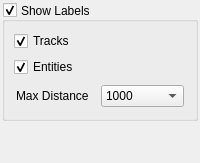
       <widget class="QWidget" name="mVisibilityTab" >
        <property name="accessibleName" >
         <string>Visibility Tab</string>
        </property>
        <attribute name="title" >
         <string>Visibility</string>
        </attribute>
        <layout class="QVBoxLayout" >
         <property name="spacing" >
          <number>2</number>
         </property>
         <property name="leftMargin" >
          <number>2</number>
         </property>
         <property name="topMargin" >
          <number>2</number>
         </property>
         <property name="rightMargin" >
          <number>2</number>
         </property>
         <property name="bottomMargin" >
          <number>2</number>
         </property>
         <item>
          <widget class="QGroupBox" name="mVisLabelGroup" >
           <property name="title" >
            <string>Show Labels</string>
           </property>
           <property name="alignment" >
            <set>Qt::AlignJustify|Qt::AlignVCenter</set>
           </property>
           <property name="checkable" >
            <bool>true</bool>
           </property>
           <layout class="QVBoxLayout" >
            <item>
             <widget class="QCheckBox" name="mVisTrackChk" >
              <property name="text" >
               <string>Tracks</string>
              </property>
              <property name="checked" >
               <bool>true</bool>
              </property>
             </widget>
            </item>
            <item>
             <widget class="QCheckBox" name="mVisEntityChk" >
              <property name="text" >
               <string>Entities</string>
              </property>
              <property name="checked" >
               <bool>true</bool>
              </property>
             </widget>
            </item>
            <item>
             <layout class="QHBoxLayout" >
              <property name="spacing" >
               <number>2</number>
              </property>
              <property name="leftMargin" >
               <number>2</number>
              </property>
              <property name="topMargin" >
               <number>2</number>
              </property>
              <property name="rightMargin" >
               <number>2</number>
              </property>
              <property name="bottomMargin" >
               <number>2</number>
              </property>
              <item>
               <widget class="QLabel" name="mVisDistLabel" >
                <property name="text" >
                 <string>Max Distance</string>
                </property>
               </widget>
              </item>
              <item>
               <widget class="QComboBox" name="mVisMaxDistCombo" >
                <property name="currentIndex" >
                 <number>3</number>
                </property>
                <item>
                 <property name="text" >
                  <string>50</string>
                 </property>
                </item>
                <item>
                 <property name="text" >
                  <string>100</string>
                 </property>
                </item>
                <item>
                 <property name="text" >
                  <string>500</string>
                 </property>
                </item>
                <item>
                 <property name="text" >
                  <string>1000</string>
                 </property>
                </item>
                <item>
                 <property name="text" >
                  <string>2500</string>
                 </property>
                </item>
                <item>
                 <property name="text" >
                  <string>5000</string>
                 </property>
                </item>
                <item>
                 <property name="text" >
                  <string>10000</string>
                 </property>
                </item>
                <item>
                 <property name="text" >
                  <string>Unlimited</string>
                 </property>
                </item>
               </widget>
              </item>
             </layout>
            </item>
           </layout>
          </widget>
         </item>
         <item>
          <spacer>
           <property name="orientation" >
            <enum>Qt::Vertical</enum>
           </property>
           <property name="sizeHint" >
            <size>
             <width>20</width>
             <height>40</height>
            </size>
           </property>
          </spacer>
         </item>
        </layout>
       </widget>
